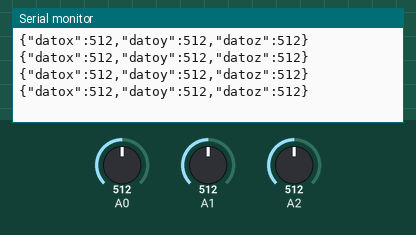
The sketch below on a simulated Arduino Uno, built with avr-gcc and run on an emulated ATmega328P. Parts: the last lines printed to the serial monitor. Inputs (shaded band) come from the test bench; at power-on: A0 = 512, A1 = 512, A2 = 512.

Above: at 1.2 s.
1.3 s: A0 set to 716
At 1.71 s:
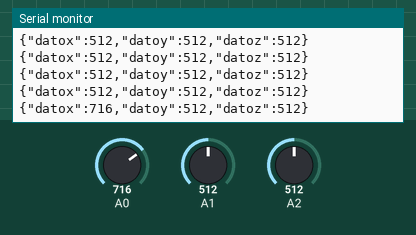
4.3 s: A1 set to 716
At 4.42 s:
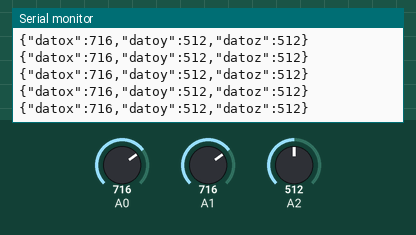
5.8 s: A2 set to 716
At 5.93 s:
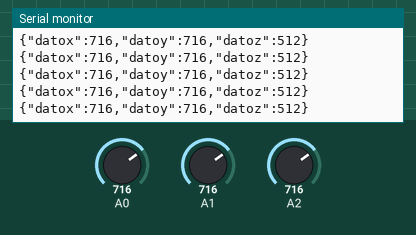
7.3 s: A0 set to 900
At 7.43 s:
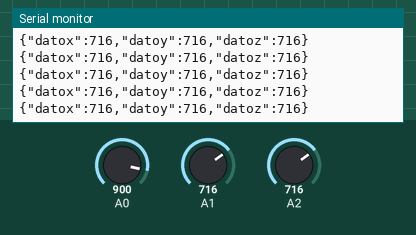
8.8 s: A1 set to 900
At 8.94 s:
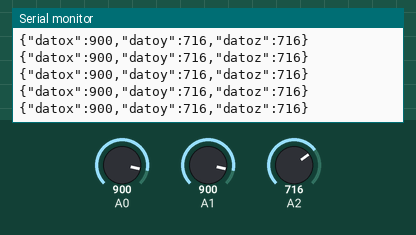
10.3 s: A2 set to 900
At 12.75 s:
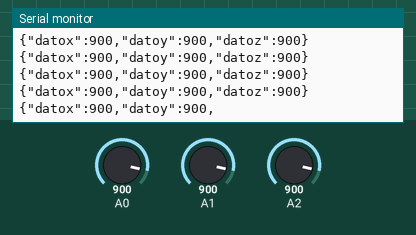
Timing chart, 0 to 12.8 s (numbered marks = the images above; inputs shaded):
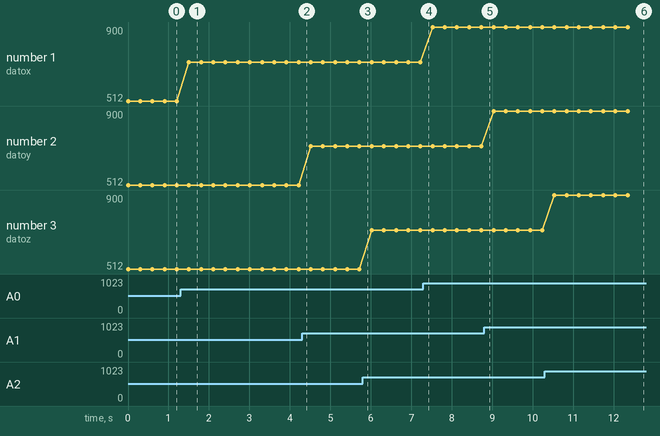

The sketch:

leer_adlx1.ino
```cpp
int xA;
int yA;
int zA;

void setup() {
  analogReference(EXTERNAL);
  Serial.begin(9600);
}

void loop() {

  xA = analogRead(A0);
  yA = analogRead(A1);
  zA = analogRead(A2);
  Serial.print("{\"datox\":");
  Serial.print(xA);
  Serial.print(",");
  delay(100);
  Serial.print("\"datoy\":");
  Serial.print(yA);
  Serial.print(",");
  delay(100);
  Serial.print("\"datoz\":");
  Serial.print(zA);
   Serial.print("}\n");
  delay(100);

}
```

Measured:
- after the input at 1.3 s, the serial monitor: prints a new line after 0.21 s (image 1)
- after the input at 10.3 s, the serial monitor: prints a new line after 0.24 s (image 6)
- plotted number 1: 512 → 716 after the input at 1.3 s, 716 → 900 after the input at 7.3 s
